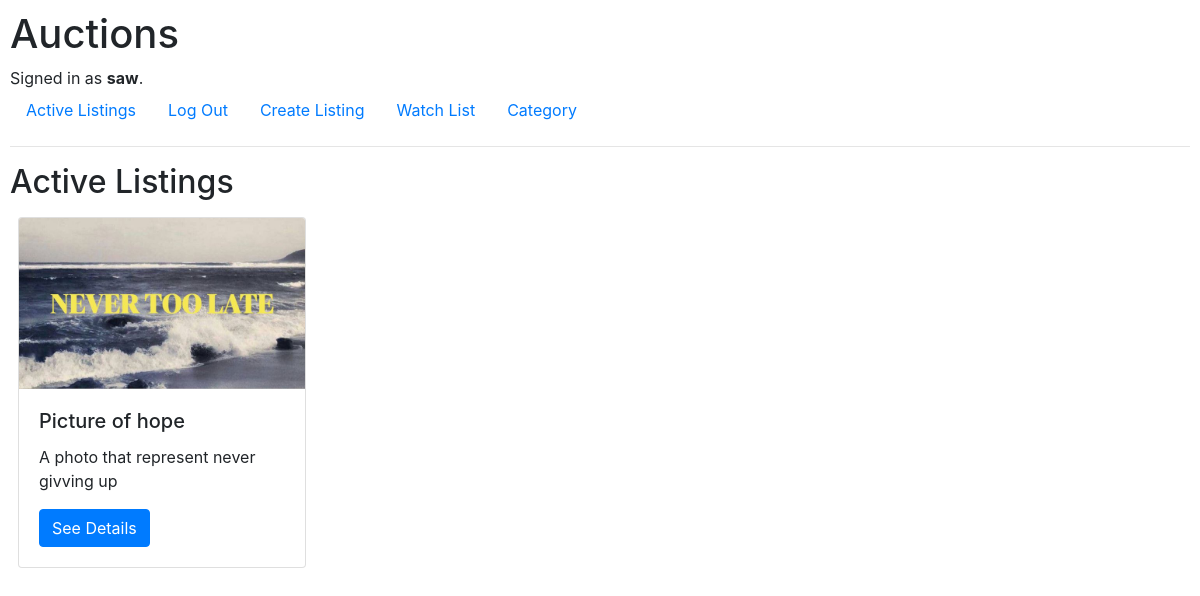
Page / (signed in) on the committed database.
### auctions/models.py (models this page shows)
class User(AbstractUser):
    pass

class Auctions(models.Model):
    title = models.CharField(max_length=64)
    price = models.IntegerField()
    image = models.ImageField(upload_to='images/', null=True, blank=True)
    description = models.TextField()
    category = models.CharField(max_length=64, null=True, blank=True)
    active = models.BooleanField(default=True)

### auctions/views.py (the view)
# urls.py: path("", views.index, name="index"),
def index(request):
    return render(request, "auctions/index.html", {
        "listings" : Auctions.objects.filter(active=True)
    })

### auctions/templates/auctions/index.html
{% extends "auctions/layout.html" %}
{% block body %}
    <h2>Active Listings</h2>
    <div class="d-flex flex-row">
        {% for list in listings %}
            <div class="card m-2" style="width: 18rem;">
                {% if list.image %}
                    <img src="{{list.image.url}}" class="card-img-top" alt="{{list.title}}">
                {% endif %}
                <div class="card-body">
                    <h5 class="card-title">{{list.title}}</h5>
                    <p class="card-text">{{list.description}}</p>
                    <a href="{% url 'listing' list.id %}" class="btn btn-primary">See Details</a>
                </div>
            </div>
        {% empty %}
            No active Listing
        {% endfor %}
    </div>
{% endblock %}

### auctions/templates/auctions/layout.html (shortened to what this page needs)
{% load static %}
<!DOCTYPE html>
<html lang="en">
    <head>
        <link rel="stylesheet" href="https://stackpath.bootstrapcdn.com/bootstrap/4.4.1/css/bootstrap.min.css">
        <link href="{% static 'auctions/styles.css' %}" rel="stylesheet">
    </head>
    <body>
        <h1>Auctions</h1>
        <div>
            {% if user.is_authenticated %}
                Signed in as <strong>{{ user.username }}</strong>.
            {% else %}
                Not signed in.
            {% endif %}
        </div>
        <ul class="nav">
            <li class="nav-item">
                <a class="nav-link" href="{% url 'index' %}">Active Listings</a>
            </li>
            {% if user.is_authenticated %}
                <li class="nav-item">
                    <a class="nav-link" href="{% url 'logout' %}">Log Out</a>
                </li>
                <li class="nav-item">
                    <a class="nav-link" href="{% url 'create' %}">Create Listing </a>
                </li>
                <li class="nav-item">
                    <a class="nav-link" href="{% url 'watchlist' %}">Watch List </a>
                </li>
                <li class="nav-item">
                    <a class="nav-link" href="{% url 'category' %}">Category </a>
                </li>
            {% endif %}
        </ul>
        <hr>
        {% block body %}
        {% endblock %}
    </body>
</html>

### auctions/static/auctions/styles.css (style rules this page uses)
body { padding: 10px; }

### rows in the picture
User: username "saw"
Auctions: image (picture), title "Picture of hope", description "A photo that represent never givving up"
